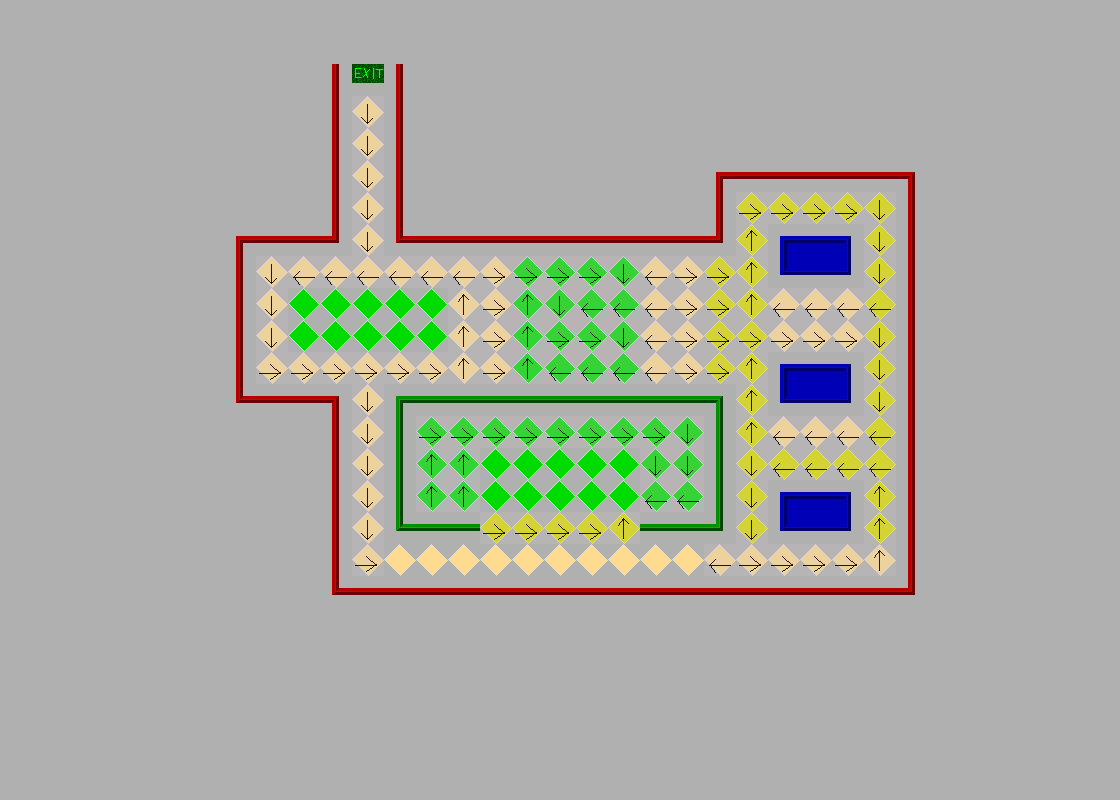

This is a level from a 2D game, rendered from its Tiled map with the project's own tilesets. A one-line summary and the map file follow, with tile-layer data summarised:
An orthogonal 35x25 tile map with 32x32 px tiles, 2 tile layers (background, ai), 2 tilesets and 8 objects (6x guard, treasure, player).

<map version="1.0" orientation="orthogonal" width="35" height="25" tilewidth="32" tileheight="32">
 <properties>
  <property name="nextmap" value="fourth.json" />
 </properties>
 <tileset firstgid="1" name="inside" tilewidth="32" tileheight="32">
  <image source="gfx/inside.png" width="640" height="400" />
  <tile id="21">
   <properties>
    <property name="walkable" value="true" />
   </properties>
  </tile>
  <tile id="25">
   <properties>
    <property name="walkable" value="true" />
   </properties>
  </tile>
  <tile id="29">
   <properties>
    <property name="walkable" value="true" />
   </properties>
  </tile>
  <tile id="64">
   <properties>
    <property name="aiorder" value="stop" />
   </properties>
  </tile>
  <tile id="65">
   <properties>
    <property name="aiorder" value="follow" />
    <property name="target" value="player" />
   </properties>
  </tile>
  <tile id="66">
   <properties>
    <property name="aiorder" value="rand" />
   </properties>
  </tile>
  <tile id="84">
   <properties>
    <property name="aiorder" value="pause" />
   </properties>
  </tile>
  <tile id="85">
   <properties>
    <property name="aiorder" value="up" />
   </properties>
  </tile>
  <tile id="104">
   <properties>
    <property name="aiorder" value="left" />
   </properties>
  </tile>
  <tile id="105">
   <properties>
    <property name="aiorder" value="down" />
   </properties>
  </tile>
  <tile id="106">
   <properties>
    <property name="aiorder" value="right" />
   </properties>
  </tile>
  <tile id="120">
   <properties>
    <property name="isexit" value="true" />
    <property name="walkable" value="true" />
   </properties>
  </tile>
  <tile id="121">
   <properties>
    <property name="isexit" value="true" />
    <property name="walkable" value="true" />
   </properties>
  </tile>
  <tile id="140">
   <properties>
    <property name="isexit" value="true" />
    <property name="walkable" value="true" />
   </properties>
  </tile>
  <tile id="141">
   <properties>
    <property name="isexit" value="true" />
    <property name="walkable" value="true" />
   </properties>
  </tile>
 </tileset>
 <tileset firstgid="241" name="thief" tilewidth="32" tileheight="32">
  <image source="gfx/thief.png" width="640" height="400" />
 </tileset>
 <layer name="background" width="35" height="25">
  <data>[875 cells, 875 non-empty, 28 distinct tile ids]</data>
 </layer>
 <layer name="ai" width="35" height="25" opacity="0.89">
  <data>[875 cells, 126 non-empty, 4 distinct tile ids]</data>
 </layer>
 <objectgroup name="entities" width="35" height="25">
  <object name="Treasure" type="treasure" gid="81" x="544" y="507" width="32" height="32">
   <properties>
    <property name="open" value="false" />
    <property name="opengid" value="0" />
   </properties>
  </object>
  <object name="The Thief" type="player" gid="241" x="354" y="138" width="32" height="32">
   <properties>
    <property name="speed" value="10" />
   </properties>
  </object>
  <object name="Black Dude" type="guard" gid="261" x="420" y="285" width="32" height="32">
   <properties>
    <property name="aifollowdist" value="3" />
    <property name="speed" value="6" />
   </properties>
  </object>
  <object name="Black Dude" type="guard" gid="261" x="783" y="223" width="32" height="32">
   <properties>
    <property name="aifollowdist" value="0" />
    <property name="speed" value="10" />
   </properties>
  </object>
  <object name="Chinese" type="guard" gid="281" x="566" y="332" width="32" height="32">
   <properties>
    <property name="aifollowdist" value="1" />
    <property name="aifollowspeed" value="5" />
    <property name="speed" value="3" />
   </properties>
  </object>
  <object name="Chinese" type="guard" gid="281" x="864" y="484" width="32" height="32">
   <properties>
    <property name="aifollowdist" value="0" />
    <property name="speed" value="7" />
   </properties>
  </object>
  <object name="Black Dude" type="guard" gid="261" x="782" y="351" width="32" height="32">
   <properties>
    <property name="aifollowdist" value="0" />
    <property name="speed" value="8" />
   </properties>
  </object>
  <object name="Chinese" type="guard" gid="281" x="649" y="505" width="32" height="32">
   <properties>
    <property name="speed" value="6" />
   </properties>
  </object>
 </objectgroup>
</map>
